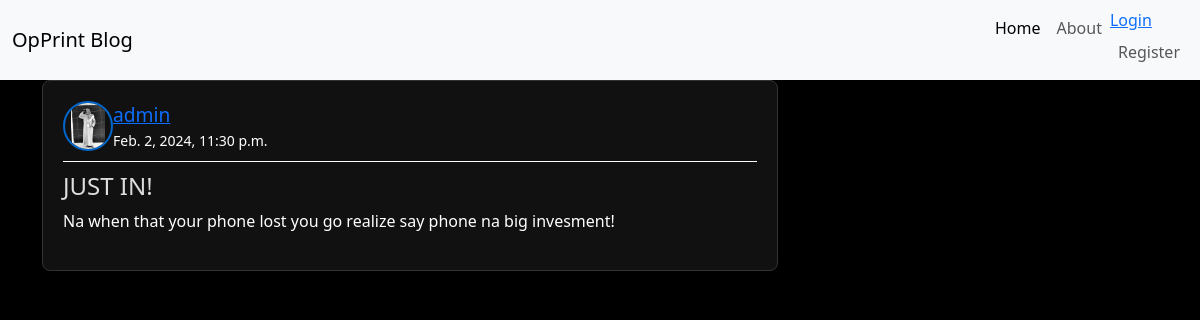
Page /post/6/ on the committed database.
### blog/models.py (models this page shows, shortened)
class Post(models.Model):
    title = models.CharField(max_length=100)
    content = models.TextField()
    date_posted = models.DateTimeField(default=timezone.now)
    author = models.ForeignKey(User, on_delete=models.CASCADE)

### user/models.py (models this page shows, shortened)
class Profile(models.Model):
    user = models.OneToOneField(User, on_delete=models.CASCADE)
    image = models.ImageField(default='default.jpg', upload_to='profile_pics')

### blog/views.py (the view)
# urls.py: path("post/<int:pk>/", PostDetailView.as_view(), name='post-detail'),
class PostDetailView(DetailView):
    model = Post
    template_name = 'blog/post_detail.html'  # Update with your actual template name
    def get_context_data(self, **kwargs):
        context = super().get_context_data(**kwargs)
        context['post-detail_url'] = reverse('post-detail', kwargs={'pk': self.object.pk})
        return context

### blog/templates/blog/post_detail.html (shortened to what this page needs)
{% extends "blog/base.html" %}
{% block content %}
  <article class="media content-section">
    <div class="d-flex align-items-center">
      <img class="rounded-circle article-img" src="{{ object.author.profile.image.url }}" style="width: 50px; height: 50px; object-fit: contain; border: 2px solid #0066cc;">
      <div class="ml-2">
        <div class="d-flex flex-column">
          <a class="username" href="#">{{ post.author }}</a>
          <small class="text-muted" style="color: white !important;">{{ object.date_posted }}</small>
        </div>
      </div>
    </div>
    <div class="line-divider"></div>
    <div>
      <h2 class="article-title">{{ object.title }}</h2>
      <p class="article-content">{{ object.content }}</p>
    </div>
  </article>
{% endblock content %}

### blog/static/blog/main.css (style rules this page uses)
body { background-color: #000; color: white; }
.media.content-section { background-color: #111; margin-bottom: 20px; padding: 20px; border: 1px solid #333; border-radius: 8px; }
.username { font-size: 1.2em; }
.line-divider { border-top: 1px solid white; margin: 10px 0; }
.article-title { color: #ddd; text-decoration: none; font-size: 1.5em; }
.article-content { color: white; line-height: 1.6; }

### rows in the picture
Post: author.profile.image (picture), author "admin", date_posted "Feb. 2, 2024, 11:30 p.m.", title "JUST IN!", content "Na when that your phone lost you go realize say phone na big invesment!"
